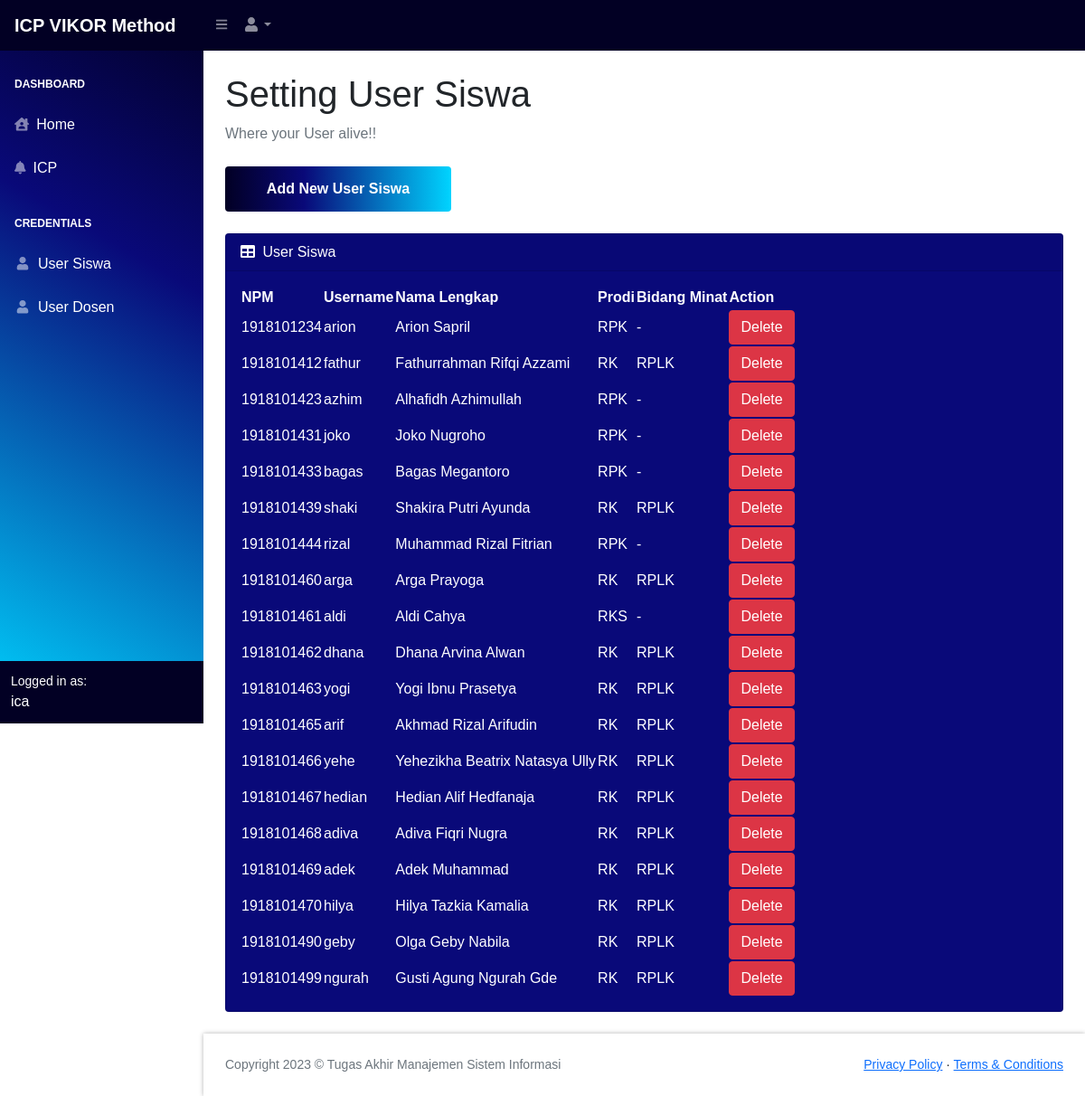
The page /user_siswa.php (signed in) on the database its author committed.
### tables this page shows
CREATE TABLE `data_siswa` (
  `npm` int(10) NOT NULL,
  `username` varchar(50) NOT NULL,
  `nama_lengkap` varchar(50) NOT NULL,
  `prodi` enum('rks','rk','rpk','') NOT NULL,
  `bidang_minat` enum('rplk','rsk','-','') NOT NULL
);

### user_siswa.php (the view, shortened to what this page needs)
<?php
    include 'template.php';
?>
            <div id="layoutSidenav_content">
                <main>
                    <div class="container-fluid px-4">
                        <h1 class="mt-4">Setting User Siswa</h1>
                        <ol class="breadcrumb mb-4">
                            <li class="breadcrumb-item active">Where your User alive!! </li>
                        </ol>
                        <button type="button" class="btn btn-info-thanks mb-4 text-white" style="background: linear-gradient(90deg, rgba(2,0,36,1) 0%, rgba(9,9,121,1) 35%, rgba(0,212,255,1) 100%); border: none; width: 250px; height: 50px" data-bs-toggle="modal" data-bs-target="#addUser">
                            Add New User Siswa
                        </button>
                        <div class="card mb-4">
                            <div class="card-header" style="color: #ffff;">
                                <i class="fas fa-table me-1"></i>
                                User Siswa
                            </div>
                            <div class="card-body" style="color: #ffff;">
                                <table id="datatablesSimple" style="color: #ffff;">
                                    <thead>
                                        <tr>
                                            <th>NPM</th>
                                            <th>Username</th>
                                            <th>Nama Lengkap</th>
                                            <th>Prodi</th>
                                            <th>Bidang Minat</th>
                                            <th>Action</th>
                                        </tr>
                                    </thead>
                                    <tbody>
                                    <?php
                                    $sql2 = "SELECT * FROM data_siswa";
                                    $result = mysqli_query($koneksi,$sql2);
                                    while($row = mysqli_fetch_row($result)){
                                       echo "<tr>";
                                        echo "<td>".$row[0]."</td>";
                                        echo "<td>".$row[1]."</td>";
                                        echo "<td>".$row[2]."</td>";
                                        echo "<td>".strtoupper($row[3])."</td>";
                                        echo "<td>".strtoupper($row[4])."</td>";
                                        echo "<td>";
                                            echo "<form method='post' action='function/delete_user.php'>";
                                            echo "<input type='submit' class='btn btn-danger' value='Delete'></input>";
                                            echo "</form>";
                                        echo "</td>";
                                        echo "</tr>";
                                    }
                                    ?>
                                    </tbody>
                                </table>
                            </div>
                        </div>
                    </div>
                </main>
                <?php include 'footer.php'; ?>

### css/main.css (style rules this page uses)
* { box-sizing: border-box; }
body { height: 100%; background: white; font-family: 'Poppins', sans-serif; }

### rows shown on the page
data_siswa: npm "1918101234", username "arion", nama_lengkap "Arion Sapril", prodi "RPK", bidang_minat "-"
data_siswa: npm "1918101412", username "fathur", nama_lengkap "Fathurrahman Rifqi Azzami", prodi "RK", bidang_minat "RPLK"
data_siswa: npm "1918101423", username "azhim", nama_lengkap "Alhafidh Azhimullah", prodi "RPK", bidang_minat "-"
data_siswa: npm "1918101431", username "joko", nama_lengkap "Joko Nugroho", prodi "RPK", bidang_minat "-"
data_siswa: npm "1918101433", username "bagas", nama_lengkap "Bagas Megantoro", prodi "RPK", bidang_minat "-"
data_siswa: npm "1918101439", username "shaki", nama_lengkap "Shakira Putri Ayunda", prodi "RK", bidang_minat "RPLK"
data_siswa: npm "1918101444", username "rizal", nama_lengkap "Muhammad Rizal Fitrian", prodi "RPK", bidang_minat "-"
data_siswa: npm "1918101460", username "arga", nama_lengkap "Arga Prayoga", prodi "RK", bidang_minat "RPLK"
data_siswa: npm "1918101461", username "aldi", nama_lengkap "Aldi Cahya", prodi "RKS", bidang_minat "-"
data_siswa: npm "1918101462", username "dhana", nama_lengkap "Dhana Arvina Alwan", prodi "RK", bidang_minat "RPLK"
data_siswa: npm "1918101463", username "yogi", nama_lengkap "Yogi Ibnu Prasetya", prodi "RK", bidang_minat "RPLK"
data_siswa: npm "1918101465", username "arif", nama_lengkap "Akhmad Rizal Arifudin", prodi "RK", bidang_minat "RPLK"
data_siswa: npm "1918101466", username "yehe", nama_lengkap "Yehezikha Beatrix Natasya Ully", prodi "RK", bidang_minat "RPLK"
data_siswa: npm "1918101467", username "hedian", nama_lengkap "Hedian Alif Hedfanaja", prodi "RK", bidang_minat "RPLK"
data_siswa: npm "1918101468", username "adiva", nama_lengkap "Adiva Fiqri Nugra", prodi "RK", bidang_minat "RPLK"
data_siswa: npm "1918101469", username "adek", nama_lengkap "Adek Muhammad", prodi "RK", bidang_minat "RPLK"
data_siswa: npm "1918101470", username "hilya", nama_lengkap "Hilya Tazkia Kamalia", prodi "RK", bidang_minat "RPLK"
data_siswa: npm "1918101490", username "geby", nama_lengkap "Olga Geby Nabila", prodi "RK", bidang_minat "RPLK"
data_siswa: npm "1918101499", username "ngurah", nama_lengkap "Gusti Agung Ngurah Gde", prodi "RK", bidang_minat "RPLK"

### other values the page prints
$_SESSION['user']['username'] "ica"
